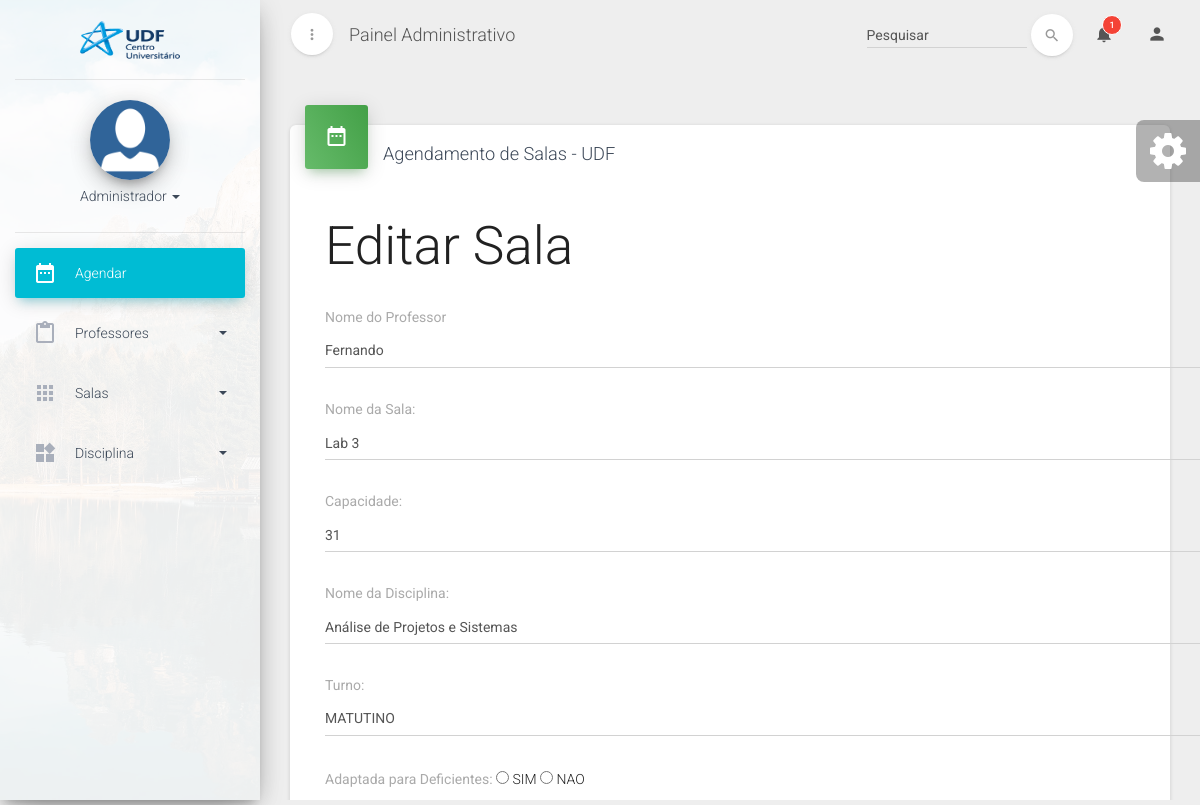
The page /index.php?page=editar-sala&id_sala=3 on the database its author committed.
### tables this page shows
CREATE TABLE `sala` (
  `id_sala` int(10) UNSIGNED NOT NULL,
  `nome_sala` varchar(50) DEFAULT NULL,
  `capacidade` int(10) UNSIGNED DEFAULT NULL,
  `pcd` varchar(5) DEFAULT NULL,
  `tipo` varchar(15) DEFAULT NULL
);

CREATE TABLE `disciplina` (
  `id_disciplina` int(10) UNSIGNED NOT NULL,
  `sala_id_sala` int(10) UNSIGNED NOT NULL,
  `professor_id_professor` int(10) UNSIGNED NOT NULL,
  `nome_disciplina` varchar(50) DEFAULT NULL,
  `turno_disciplina` varchar(50) DEFAULT NULL
);

### controller/editar-sala.php (the view, shortened to what this page needs)
<h1>Editar Sala</h1>
<?php
    $sql = 'SELECT * FROM sala
            INNER JOIN disciplina
            INNER JOIN professor
            WHERE id_sala='.$_REQUEST['id_sala'];
    $result = $conn->query($sql);
    if ($result->num_rows > 0) {
        $row = $result->fetch_assoc(); ?>
<form action="index.php?page=salvar-sala&acao=editar&id_sala=<?php echo $row['id_sala']; ?>" method="POST">
	<div class="form-group">
		<label>Nome do Professor</label>
		<?php
            $sql_1 = 'SELECT * FROM professor';
        $result_1 = $conn->query($sql_1);
        $qtd_1 = $result_1->num_rows;
        if ($qtd_1 > 0) {
            echo "<select name='nome_professor' class='form-control'>";
            while ($row_1 = $result_1->fetch_assoc()) {
                echo "<option value='".$row_1['id_professor']."'>".$row_1['nome_professor'].'</option>';
            }
            echo '</select>';
        } else {
            echo 'Não encontrou resultados';
        } ?>
	</div>
	<div class="form-group">
		<label>Nome da Sala:</label>
		<input type="text" name="nome_sala" class="form-control" value="<?php echo $row['nome_sala']; ?>" required>
	</div>
		<div class="form-group">
		<label>Capacidade:</label>
		<input type="number" name="capacidade" class="form-control" min="1" max="50" value="<?php echo $row['capacidade']; ?>" required>
	</div>
	<div class="form-group">
		<label>Nome da Disciplina:</label>
		<input type="text" name="nome_disciplina" class="form-control" value="<?php echo $row['nome_disciplina']; ?>" required>
	</div>
    <div class="form-group">
        <label>Turno:</label>
        <SELECT name="turno_disciplina" class="form-control" value="<?php echo $row['turno_disciplina']; ?>" required>
            <OPTION>MATUTINO
            <OPTION>VESPERTINO
        </SELECT>
    </div>
    <div class="form-group">
        <label>Adaptada para Deficientes:</label>
        <INPUT TYPE="radio" NAME="pcd" VALUE="SIM" value="<?php echo $row['pcd']; ?>" required> SIM
        <INPUT TYPE="radio" NAME="pcd" VALUE="NAO" value="<?php echo $row['pcd']; ?>" required> NAO
    </div>
</form>
<?php
    }
?>

### rows shown on the page
sala: nome_sala "Lab 3", capacidade "31"
disciplina: nome_disciplina "Análise de Projetos e Sistemas", turno_disciplina "MATUTINO"

### other values the page prints
form field nome_professor "Fernando"
